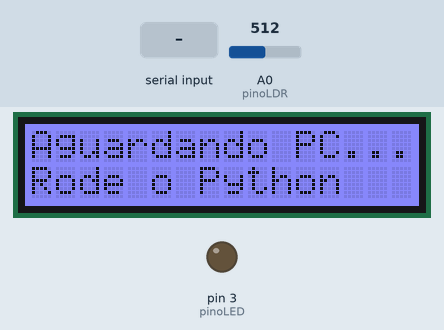
Recording of a sketch running on a simulated Arduino Uno, built with avr-gcc and run on an emulated ATmega328P. Shown: 16×2 character LCD, output pins drawn as LEDs (lit = HIGH). The inputs (shaded band) are chosen by the test bench; at power-on: A0 (pinoLDR) = 512. What the sketch prints to the serial monitor is not drawn.

Above: at 2.2 s.
2.3 s: "START\n" received over Serial
At 3.79 s:
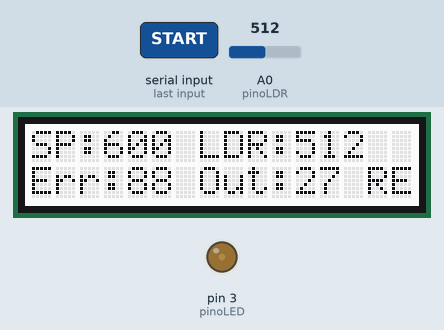
4.0 s: A0 (pinoLDR) set to 122
At 5.64 s:
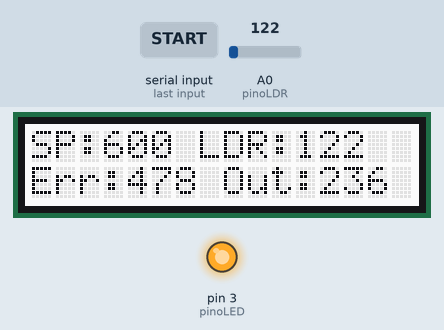
5.8 s: A0 (pinoLDR) set to 1023
At 8.6 s:
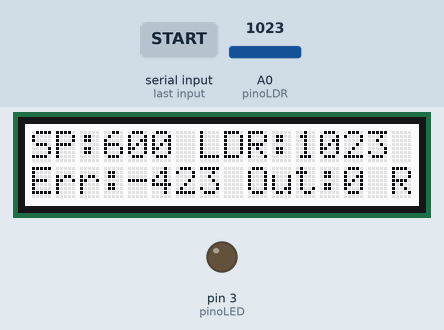
8.8 s: A0 (pinoLDR) set to 716
At 33.5 s:
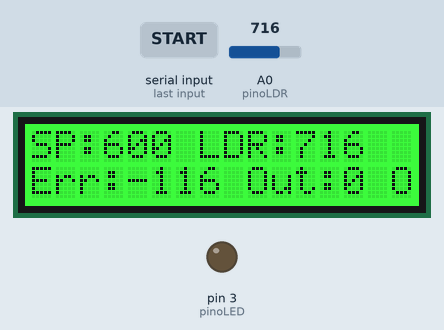
Timing chart, 0 to 33.8 s (numbered marks = the images above; inputs shaded):
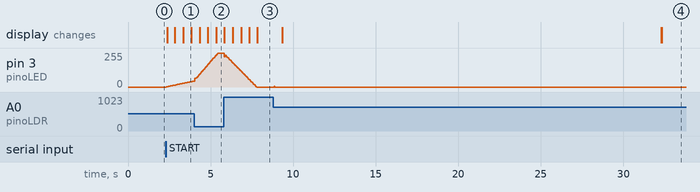

Measured:
- after the input at 2.3 s, pin 3 (pinoLED): moves from 0/255 to 45/255 over 1.7 s, starting at once; the display: first changes after 0.07 s (image 1 shows a later state)
- after the input at 5.8 s, the display: first differs from a run without the input after 0.55 s (image 3 shows a later state)
- after the input at 8.8 s, pin 3 (pinoLED): 0/255 → 4/255 after 0.05 s, → 0/255 0.05 s later
- what the display in image 1 shows lasts 0.5 s, from 3.3 s to 3.8 s

The sketch:

LDR_range.c.ino
```cpp
#include <Wire.h>
#include "rgb_lcd.h"

rgb_lcd lcd;

const int pinoLED = 3;
const int pinoLDR = A0;

// Parâmetros do Sistema
double setPoint = 600.0;
double erro, output;

// Ganhos do Controlador
double Kp = 0.01;
double Ki = 0.3;
double Kd = 0.001;

// --- VARIÁVEIS MATEMÁTICAS PARA O PID ---
double integral = 0.0;
double erroAnterior = 0.0;
const double dt = 0.05; // Intervalo de tempo estrito de 50ms expresso em segundos (50 / 1000)

// Variáveis para Controle de Tempo Não-Bloqueante
unsigned long tempoInicio = 0;
unsigned long tempoAnteriorControle = 0;
unsigned long tempoAnteriorLCD = 0;

const unsigned long intervaloControle = 50;  // Amostragem/Log a cada 50ms
const unsigned long intervaloLCD = 500;      // Atualização do LCD a cada 500ms

// Controle de Estados do Sistema
bool primeiroStartRecebido = false;
bool gravandoLog = false;
double valorLDR = 0.0;

String comandoBuffer = "";

void setup() {
    Serial.begin(9600);
    pinMode(pinoLED, OUTPUT);
    lcd.begin(16, 2);

    // Estado Inicial: congelado aguardando o PC
    lcd.setRGB(100, 100, 255); // Fundo azul (Espera)
    lcd.setCursor(0, 0);
    lcd.print("Aguardando PC...");
    lcd.setCursor(0, 1);
    lcd.print("Rode o Python");

    analogWrite(pinoLED, 0);

    // Limpa resíduos elétricos da inicialização
    delay(1000);
    while(Serial.available() > 0) {
        Serial.read();
    }
}

void loop() {
    unsigned long tempoAtual = millis();

    // --- 1. ESCUTA DA PORTA SERIAL ---
    while (Serial.available() > 0) {
        char caractereRecebido = (char)Serial.read();

        if (caractereRecebido == '\n') {
            comandoBuffer.trim();

            if (comandoBuffer == "START" && !gravandoLog && !primeiroStartRecebido) {
                tempoInicio = millis();
                gravandoLog = true;
                primeiroStartRecebido = true;

                // Zera as memórias do PID ao iniciar um novo ensaio
                integral = 0.0;
                erroAnterior = 0.0;

                // Envia as configurações para o CSV
                Serial.print("CONFIG:");
                Serial.print("Kp("); Serial.print(Kp, 4); Serial.print(")");
                Serial.print("Ki("); Serial.print(Ki, 4); Serial.print(")");
                Serial.print("Kd("); Serial.print(Kd, 4); Serial.println(")");

                Serial.println("Tempo_ms,Setpoint,LDR,Erro,PWM");

                lcd.setRGB(255, 255, 255);
                lcd.clear();
            }
            comandoBuffer = "";
        }
        else {
            comandoBuffer += caractereRecebido;
        }
    }

    if (!primeiroStartRecebido) {
        return;
    }

    // --- 2. CRONÔMETRO 1: CÁLCULO DO PID COMPLETO (A cada 50ms) ---
    if (tempoAtual - tempoAnteriorControle >= intervaloControle) {
        tempoAnteriorControle = tempoAtual;

        valorLDR = analogRead(pinoLDR);
        erro = setPoint - valorLDR;

        // A) PARCELA PROPORCIONAL
        double P = Kp * erro;

        // B) PARCELA INTEGRAL (Acumulador no tempo)
        integral += erro * dt;

        // Anti-Windup Matemático: Evita que a integral sature sozinha se o LED demorar a responder
        double I = Ki * integral;
        if (I > 255.0) { I = 255.0; integral = 255.0 / Ki; }
        if (I < 0.0)   { I = 0.0;   integral = 0.0; }

        // C) PARCELA DERIVATIVA (Taxa de variação do erro)
        double derivada = (erro - erroAnterior) / dt;
        double D = Kd * derivada;

        erroAnterior = erro; // Guarda o erro atual para o próximo cálculo

        // EQUAÇÃO COMPLETA DO PID
        output = P + I + D;

        // Saturação final do Atuador (PWM do pino do Arduino)
        if (output > 255) output = 255;
        if (output < 0) output = 0;

        analogWrite(pinoLED, (int)output);

        // Envio do Log para o Python
        if (gravandoLog) {
            unsigned long tempoDecorridoLog = tempoAtual - tempoInicio;

            if (tempoDecorridoLog >= 30000) {
                Serial.println("FIM");
                gravandoLog = false;
                lcd.setRGB(0, 255, 0); // Fundo verde: fim do ensaio!
            } else {
                Serial.print(tempoDecorridoLog); Serial.print(",");
                Serial.print(setPoint); Serial.print(",");
                Serial.print(valorLDR); Serial.print(",");
                Serial.print(erro); Serial.print(",");
                Serial.println((int)output);
            }
        }
    }

    // --- 3. CRONÔMETRO 3: ATUALIZAÇÃO DO DISPLAY LCD (A cada 500ms) ---
    if (tempoAtual - tempoAnteriorLCD >= intervaloLCD) {
        tempoAnteriorLCD = tempoAtual;

        lcd.setCursor(0, 0);
        lcd.print("SP:"); lcd.print((int)setPoint);
        lcd.print(" LDR:"); lcd.print((int)valorLDR);
        lcd.print("   ");

        lcd.setCursor(0, 1);
        lcd.print("Err:"); lcd.print((int)erro);
        lcd.print(" Out:"); lcd.print((int)output);

        if (gravandoLog) {
            lcd.print(" REC");
        } else {
            lcd.print(" OFF");
        }
        lcd.print("   ");
    }
}
```
